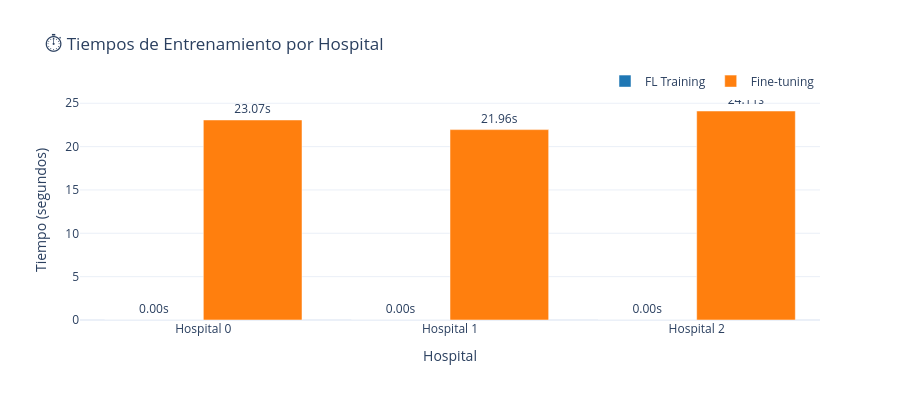

Notebook code cell kept with this figure:
### Markdown cell above
## ⏱️ 9. Comparación de Tiempos de Entrenamiento

Analizamos el tiempo que tomó cada hospital en entrenar y refinar sus modelos.

### Code cell
if history:
    # Crear gráfica de tiempos
    plot_json = create_timing_plot(history)
    
    if plot_json:
        import plotly.io as pio
        fig = pio.from_json(plot_json)
        fig.show()
    else:
        print("⚠️ No se pudo generar la gráfica de tiempos")

### Figure 1 — Plotly figure (JSON) as saved in the notebook; plotly's stock layout.template omitted (floating-point values rounded to 4 significant figures)
{"data": [{"marker": {"color": "#1f77b4"}, "name": "FL Training", "text": ["0.00s", "0.00s", "0.00s"], "textposition": "outside", "type": "bar", "x": ["Hospital 0", "Hospital 1", "Hospital 2"], "y": [0, 0, 0]}, {"marker": {"color": "#ff7f0e"}, "name": "Fine-tuning", "text": ["23.07s", "21.96s", "24.11s"], "textposition": "outside", "type": "bar", "x": ["Hospital 0", "Hospital 1", "Hospital 2"], "y": [23.07, 21.96, 24.11]}], "layout": {"barmode": "group", "height": 400, "legend": {"orientation": "h", "x": 1, "xanchor": "right", "y": 1.02, "yanchor": "bottom"}, "title": {"text": "⏱️ Tiempos de Entrenamiento por Hospital"}, "xaxis": {"title": {"text": "Hospital"}}, "yaxis": {"title": {"text": "Tiempo (segundos)"}}}}
